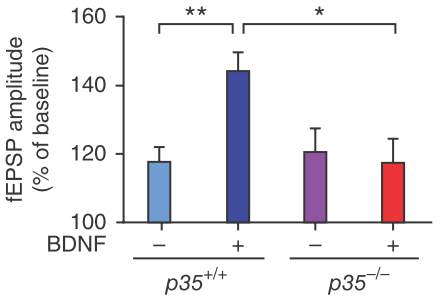
#> input picture histogram detector/100.jpg, 445 x 304 px, found by its file name
$ python simple_shape_detector.py   (Python 2 division)   (older library calls are emulated)
#> lines starting #> are read from the running program, lines starting #| are printed output that depends on the picture; after the words box and inside, x2 and y2 are one past the last pixel; in counts of white or black regions, pixels touching at a corner belong together
import numpy as np
import cv2

img = cv2.imread('100.jpg')
#> img is the input picture: shape (304, 445, 3); mean B, G, R 238.9, 235.8, 237.4
gray = cv2.imread('100.jpg', 0)
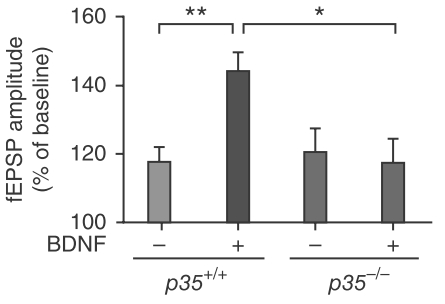
#> gray: shape (304, 445); min 53, max 255, mean 236.7

ret, thresh = cv2.threshold(gray, 100, 255, 1)
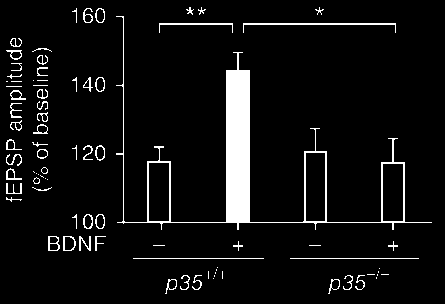
#> thresh: shape (304, 445); 6.3% white; 83 white regions (29 under 20 px)
_, contours, hierarchy = cv2.findContours(thresh, 1, 2)
#> contours = 111 contours, 52 with area under 20; largest, box (x1, y1, x2, y2) and area: (116, 16, 432, 230) 7954, (305, 152, 326, 222) 1378, (148, 162, 170, 222) 1237, (382, 163, 404, 222) 1216, (243, 23, 396, 33) 153


for cnt in contours:
    approx = cv2.approxPolyDP(cnt, 0.1 * cv2.arcLength(cnt, True), True)
    print len(approx)
    if len(approx) == 5:
        print "pentagon"
        cv2.drawContours(img, [cnt], 0, 255, -1)
    elif len(approx) == 3:
        print "triangle"
        cv2.drawContours(img, [cnt], 0, (0, 255, 0), -1)
    elif len(approx) == 4:
        print "square"
        cv2.drawContours(img, [cnt], 0, (0, 0, 255), 2)
    elif len(approx) == 9:
        print "half-circle"
        cv2.drawContours(img, [cnt], 0, (255, 255, 0), -1)
    elif len(approx) > 15:
        print "circle"
        cv2.drawContours(img, [cnt], 0, (0, 255, 255), -1)
#> this loop made 111 passes
#> approx on passes 1 to 12: [[334, 279], [339, 281], [336, 289], [331, 287]], [[174, 279], [176, 285], [170, 289], [168, 282]], [[338, 279], [331, 279], [328, 293], [338, 288]], [[175, 279], [168, 279], [165, 293], [175, 288]], [[213, 278]], [[376, 277], [376, 278]], [[364, 275], [357, 289]], [[352, 276], [344, 289]], [[214, 275], [214, 276]], [[201, 275], [194, 289]], [[183, 275], [186, 289]], [[381, 274], [388, 274]]
#| 4
#| square
#| 4
#| square
#| 4
#| square
#| 4
#| square
#| 1
#| 2
#> (further printed lines are left out)
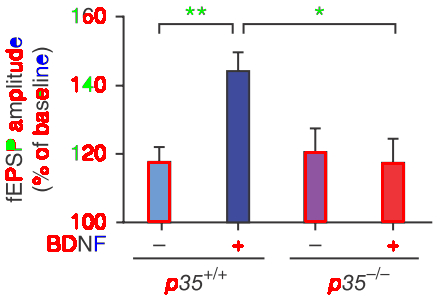
#> img: shape (304, 445, 3); 3.76% of pixels changed, all inside (x1, y1, x2, y2) = (5, 7, 405, 295)

while(1):
    cv2.imshow('img', img)
    k = cv2.waitKey(0)
#> (key Esc is pressed here)
    if k == 27:
        break
    cv2.destroyAllWindows()

$ run again, with histogram detector/1.jpg copied over histogram detector/100.jpg
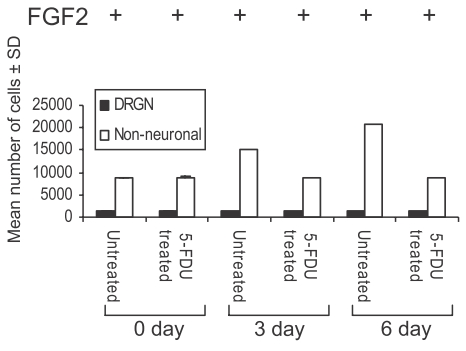
#> input picture histogram detector/1.jpg, 466 x 351 px, found by its file name
#> img is the input picture: shape (351, 466, 3); mean B, G, R 243.5, 243.5, 243.6
#> `ret, thresh = cv2.threshold(gray, 100, 255, 1)`:
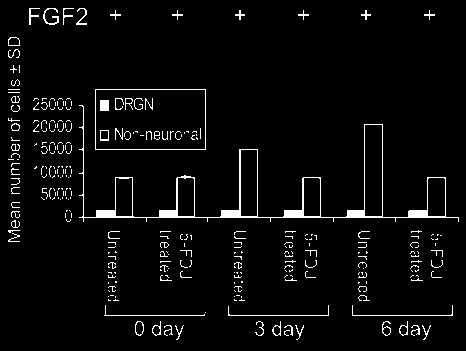
#> thresh: shape (351, 466); 4% white in thin lines or dots
#> contours = 314 contours, 278 with area under 20; largest, box (x1, y1, x2, y2) and area: (95, 89, 206, 150) 6600, (95, 89, 206, 150) 6598, (79, 105, 459, 222) 6543, (364, 124, 383, 217) 1654, (240, 149, 258, 217) 1137
#> the loop `for cnt in contours:` made 314 passes
#> approx on passes 1 to 3: [[284, 331], [288, 335], [284, 332], [289, 330]], [[386, 326], [390, 329], [387, 335], [382, 331]], [[402, 325], [407, 328], [403, 335], [399, 330]]
#> (printed output is left out)
#> after the loop `for cnt in contours:`:
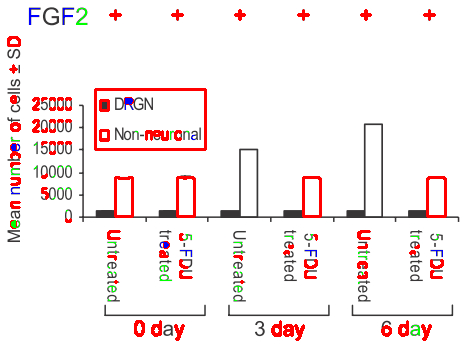
#> img: shape (351, 466, 3); 4.48% of pixels changed, all inside (x1, y1, x2, y2) = (7, 8, 447, 341)

$ run again, with histogram detector/10.jpg copied over histogram detector/100.jpg
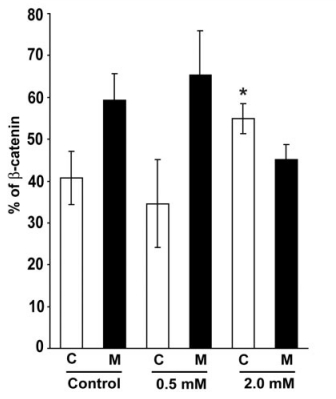
#> input picture histogram detector/10.jpg, 336 x 399 px, found by its file name
#> img is the input picture: shape (399, 336, 3); min 0, max 255, mean 214.5
#> `ret, thresh = cv2.threshold(gray, 100, 255, 1)`:
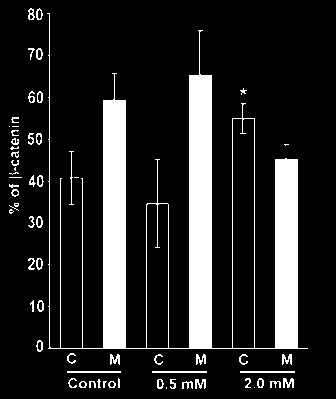
#> thresh: shape (399, 336); 15.4% white; 64 white regions (15 under 20 px)
#> contours = 88 contours, 42 with area under 20; largest, box (x1, y1, x2, y2) and area: (47, 13, 308, 349) 23902, (232, 118, 255, 349) 5054, (146, 203, 169, 349) 3182, (240, 371, 295, 373) 54, (152, 371, 207, 373) 54
#> the loop `for cnt in contours:` made 88 passes
#> approx on passes 1 to 8: [[254, 387]], [[166, 387], [166, 388]], [[111, 381], [114, 383], [112, 387], [109, 385]], [[82, 381], [85, 383], [83, 387], [80, 385]], [[270, 381], [280, 387]], [[182, 382], [192, 388], [191, 381]], [[110, 381], [109, 387], [114, 387], [115, 383]], [[106, 381], [103, 381], [103, 387]]
#> (printed output is left out)
#> after the loop `for cnt in contours:`:
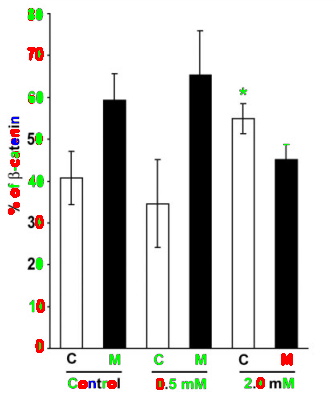
#> img: shape (399, 336, 3); 1.89% of pixels changed, all inside (x1, y1, x2, y2) = (8, 8, 294, 390)

$ run again, with histogram detector/11.jpg copied over histogram detector/100.jpg
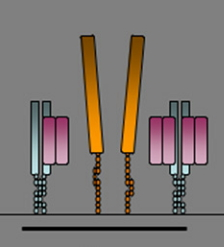
#> input picture histogram detector/11.jpg, 224 x 247 px, found by its file name
#> img is the input picture: shape (247, 224, 3); mean B, G, R 114.5, 118.4, 125.7
#> `ret, thresh = cv2.threshold(gray, 100, 255, 1)`:
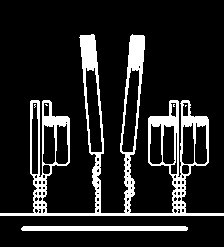
#> thresh: shape (247, 224); 13.7% white; 6 white regions (4 under 20 px)
#> contours = 80 contours, 63 with area under 20; largest, box (x1, y1, x2, y2) and area: (0, 34, 224, 216) 10918, (85, 67, 103, 153) 970, (121, 67, 140, 153) 949, (21, 226, 188, 231) 660, (31, 102, 39, 175) 469
#> the loop `for cnt in contours:` made 80 passes
#> approx on passes 1 to 8: [[21, 228], [187, 229]], [[181, 209], [183, 208], [184, 211], [182, 212]], [[178, 208], [180, 209], [179, 213], [177, 212]], [[173, 209], [175, 208], [177, 211], [175, 213]], [[126, 211], [127, 208], [129, 210], [127, 212]], [[98, 208], [99, 211], [97, 212], [96, 210]], [[44, 208], [45, 211], [43, 213], [42, 209]], [[39, 208], [41, 209], [40, 213], [38, 212]]
#> (printed output is left out)
#> after the loop `for cnt in contours:`:
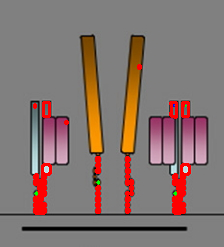
#> img: shape (247, 224, 3); 3.97% of pixels changed, all inside (x1, y1, x2, y2) = (33, 64, 191, 215)
